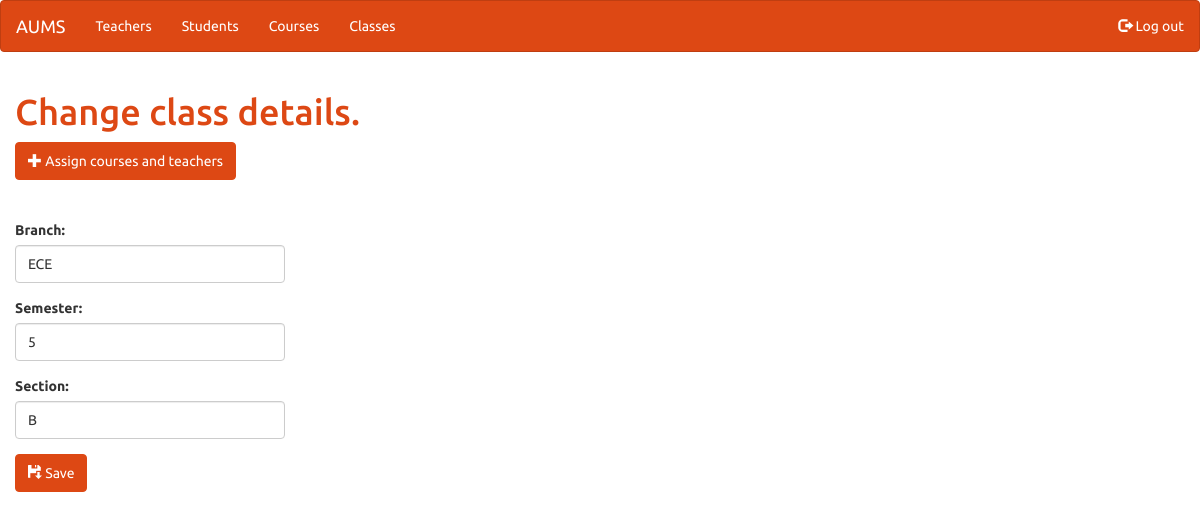
The page /admin/class/4/ (signed in) on the database its author committed.
### tables this page shows
CREATE TABLE class(
	classid integer primary key,
	branch varchar(3),
	semester integer,
	section varchar(1)
	);

### admin_views.py (the view)
def update_class(key):
	check_login()
	return render_template('admin/update_class.html', class_info = get_class_info(flask.g.db, key))

### admin_views.py (called while the page is built)
def check_login():
	if not flask.session.get('admin_logged_in'):
		flask.abort(401)

def get_class_info(db, classid):
	return rows_to_stringdicts(db.execute('select * from class where classid=?', [classid]).fetchall())[0]

def rows_to_stringdicts(rows):
	new_rows = [dict(zip(row.keys(), [str(x) for x in row])) for row in rows]
	return new_rows

### main.py (called while the page is built)
def connect_db():
	rv = sqlite3.connect(app.config['DATABASE'])
	rv.row_factory = sqlite3.Row
	return rv

@app.before_request
def before_request():
	flask.g.db = connect_db()

@app.teardown_request
def teardown_request(exception):
	if hasattr(flask.g, 'db'):
		flask.g.db.close()

### templates/admin/update_class.html (shortened to what this page needs)
{% extends "admin/form.html" %}
{% block heading %}
<h1 class="text-primary">Change class details.</h1>
<a href="{{ url_for('view_class_courses', key=class_info.classid) }}" class="btn btn-primary">
	<span class="glyphicon glyphicon-plus"></span>
	Assign courses and teachers
</a>
{% endblock %}
{% block form %}
<form action="{{ url_for('update_class_post') }}" method="post" role="form">
	<div class="form-group">
		<label for="branch">Branch:</label>
		<input type="text" name="branch" value="{{ class_info.branch }}" id="branch" class="form-control">
	</div>
	<div class="form-group">
		<label for="semester">Semester:</label>
		<input type="number" name="semester" value="{{ class_info.semester }}" id="semester" class="form-control">
	</div>
	<div class="form-group">
		<label for="section">Section:</label>
		<input type="text" name="section" value="{{ class_info.section }}" id="section" class="form-control">
	</div>
	<button type="submit" class="btn btn-primary">
		<span class="glyphicon glyphicon-floppy-save"></span>
		Save
	</button>
</form>
{% endblock %}

### rows shown on the page
class: branch "ECE", semester "5", section "B"

### other values the page prints
{{ caption|e }} "Teachers" "Students" "Courses" "Classes"
